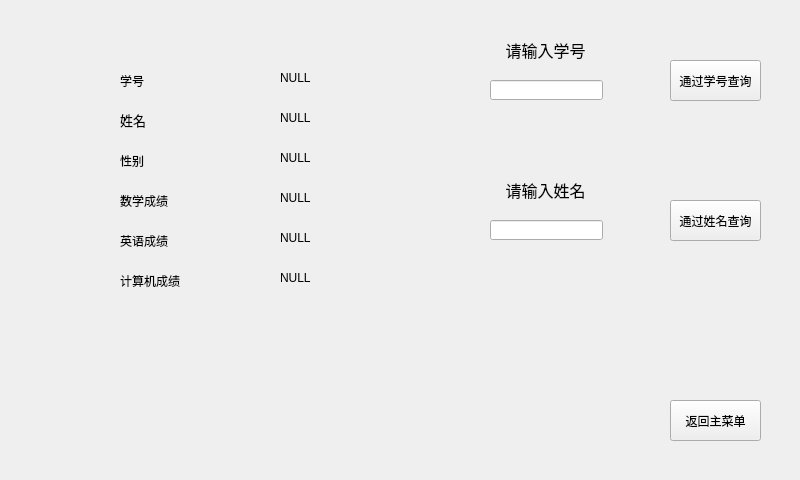
<?xml version="1.0" encoding="UTF-8"?>
<ui version="4.0">
 <class>SelectWidget</class>
 <widget class="QWidget" name="SelectWidget">
  <property name="geometry">
   <rect>
    <x>0</x>
    <y>0</y>
    <width>800</width>
    <height>480</height>
   </rect>
  </property>
  <property name="windowTitle">
   <string>Form</string>
  </property>
  <widget class="QPushButton" name="returnButton">
   <property name="geometry">
    <rect>
     <x>670</x>
     <y>400</y>
     <width>91</width>
     <height>41</height>
    </rect>
   </property>
   <property name="text">
    <string>返回主菜单</string>
   </property>
  </widget>
  <widget class="QLabel" name="nameLabel">
   <property name="geometry">
    <rect>
     <x>120</x>
     <y>110</y>
     <width>61</width>
     <height>21</height>
    </rect>
   </property>
   <property name="text">
    <string>&lt;html&gt;&lt;head/&gt;&lt;body&gt;&lt;p&gt;&lt;span style=&quot; font-size:10pt;&quot;&gt;姓名&lt;/span&gt;&lt;/p&gt;&lt;/body&gt;&lt;/html&gt;</string>
   </property>
  </widget>
  <widget class="QLabel" name="idLabel">
   <property name="geometry">
    <rect>
     <x>120</x>
     <y>70</y>
     <width>61</width>
     <height>21</height>
    </rect>
   </property>
   <property name="text">
    <string>学号</string>
   </property>
  </widget>
  <widget class="QLabel" name="genderLabel">
   <property name="geometry">
    <rect>
     <x>120</x>
     <y>150</y>
     <width>61</width>
     <height>21</height>
    </rect>
   </property>
   <property name="text">
    <string>性别</string>
   </property>
  </widget>
  <widget class="QLabel" name="mathLabel">
   <property name="geometry">
    <rect>
     <x>120</x>
     <y>190</y>
     <width>61</width>
     <height>21</height>
    </rect>
   </property>
   <property name="text">
    <string>数学成绩</string>
   </property>
  </widget>
  <widget class="QLabel" name="enLabel">
   <property name="geometry">
    <rect>
     <x>120</x>
     <y>230</y>
     <width>61</width>
     <height>21</height>
    </rect>
   </property>
   <property name="text">
    <string>英语成绩</string>
   </property>
  </widget>
  <widget class="QLabel" name="computerLabel">
   <property name="geometry">
    <rect>
     <x>120</x>
     <y>270</y>
     <width>61</width>
     <height>21</height>
    </rect>
   </property>
   <property name="text">
    <string>计算机成绩</string>
   </property>
  </widget>
  <widget class="QPushButton" name="selectIdButton">
   <property name="geometry">
    <rect>
     <x>670</x>
     <y>60</y>
     <width>91</width>
     <height>41</height>
    </rect>
   </property>
   <property name="text">
    <string>通过学号查询</string>
   </property>
  </widget>
  <widget class="QLineEdit" name="idLineEdit">
   <property name="geometry">
    <rect>
     <x>490</x>
     <y>80</y>
     <width>113</width>
     <height>20</height>
    </rect>
   </property>
  </widget>
  <widget class="QLabel" name="showNameLabel">
   <property name="geometry">
    <rect>
     <x>280</x>
     <y>110</y>
     <width>131</width>
     <height>16</height>
    </rect>
   </property>
   <property name="text">
    <string>NULL</string>
   </property>
  </widget>
  <widget class="QLabel" name="showGenderLabel">
   <property name="geometry">
    <rect>
     <x>280</x>
     <y>150</y>
     <width>131</width>
     <height>16</height>
    </rect>
   </property>
   <property name="text">
    <string>NULL</string>
   </property>
  </widget>
  <widget class="QLabel" name="showMathLabel">
   <property name="geometry">
    <rect>
     <x>280</x>
     <y>190</y>
     <width>131</width>
     <height>16</height>
    </rect>
   </property>
   <property name="text">
    <string>NULL</string>
   </property>
  </widget>
  <widget class="QLabel" name="showEnLabel">
   <property name="geometry">
    <rect>
     <x>280</x>
     <y>230</y>
     <width>131</width>
     <height>16</height>
    </rect>
   </property>
   <property name="text">
    <string>NULL</string>
   </property>
  </widget>
  <widget class="QLabel" name="CLabel">
   <property name="geometry">
    <rect>
     <x>280</x>
     <y>270</y>
     <width>131</width>
     <height>16</height>
    </rect>
   </property>
   <property name="text">
    <string>NULL</string>
   </property>
  </widget>
  <widget class="QLabel" name="showIdLabel">
   <property name="geometry">
    <rect>
     <x>280</x>
     <y>70</y>
     <width>131</width>
     <height>16</height>
    </rect>
   </property>
   <property name="text">
    <string>NULL</string>
   </property>
  </widget>
  <widget class="QLabel" name="label">
   <property name="geometry">
    <rect>
     <x>490</x>
     <y>30</y>
     <width>111</width>
     <height>41</height>
    </rect>
   </property>
   <property name="text">
    <string>&lt;html&gt;&lt;head/&gt;&lt;body&gt;&lt;p align=&quot;center&quot;&gt;&lt;span style=&quot; font-size:12pt;&quot;&gt;请输入学号&lt;/span&gt;&lt;/p&gt;&lt;/body&gt;&lt;/html&gt;</string>
   </property>
  </widget>
  <widget class="QPushButton" name="selectNameButton">
   <property name="geometry">
    <rect>
     <x>670</x>
     <y>200</y>
     <width>91</width>
     <height>41</height>
    </rect>
   </property>
   <property name="text">
    <string>通过姓名查询</string>
   </property>
  </widget>
  <widget class="QLabel" name="label_2">
   <property name="geometry">
    <rect>
     <x>490</x>
     <y>170</y>
     <width>111</width>
     <height>41</height>
    </rect>
   </property>
   <property name="text">
    <string>&lt;html&gt;&lt;head/&gt;&lt;body&gt;&lt;p align=&quot;center&quot;&gt;&lt;span style=&quot; font-size:12pt;&quot;&gt;请输入姓名&lt;/span&gt;&lt;/p&gt;&lt;/body&gt;&lt;/html&gt;</string>
   </property>
  </widget>
  <widget class="QLineEdit" name="nameLineEdit">
   <property name="geometry">
    <rect>
     <x>490</x>
     <y>220</y>
     <width>113</width>
     <height>20</height>
    </rect>
   </property>
  </widget>
 </widget>
 <resources/>
 <connections/>
</ui>
